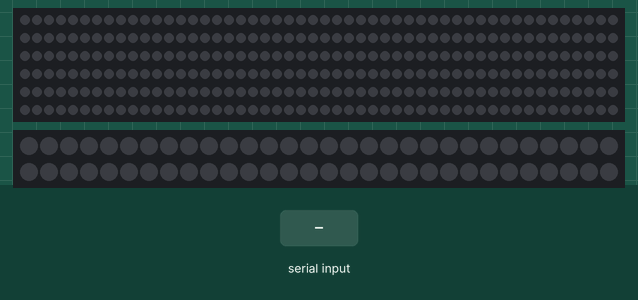
A sketch run on a simulated Arduino Uno, built with avr-gcc and run on an emulated ATmega328P. Shown: 300 RGB LEDs in strip order, left to right, continuing on the next row, 60 RGB LEDs in strip order, left to right, continuing on the next row. Inputs (shaded band) come from the test bench. Dim RGB values are drawn brighter than linear.

Above: at 1.2 s.
1.3 s: "5" received over Serial
3.1 s: "v1\n" received over Serial
At 3.9 s:
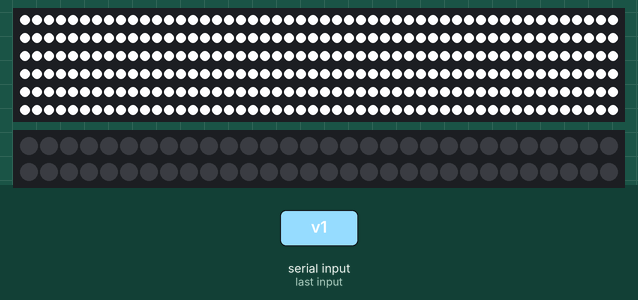
4.6 s: "2" received over Serial
At 5.3 s:
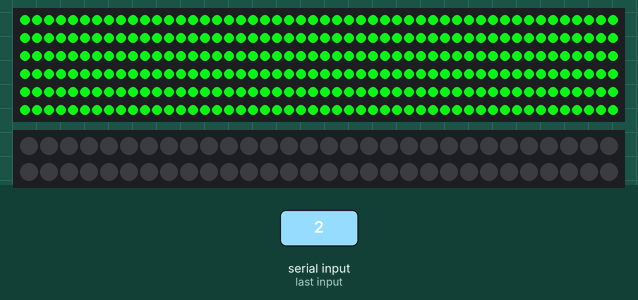
6.1 s: "3" received over Serial
At 6.4 s:
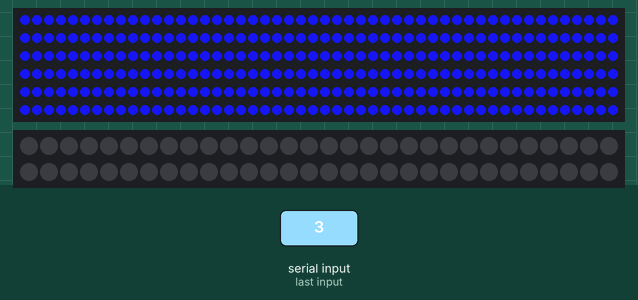
7.6 s: "4" received over Serial
At 8.8 s:
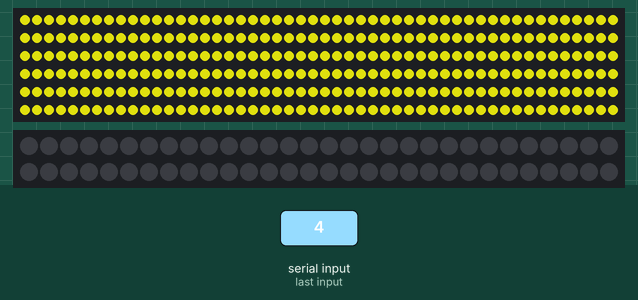
9.1 s: "5" received over Serial
At 9.35 s:
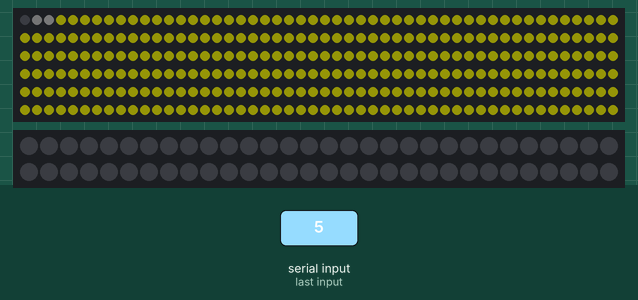
Timing chart, 0 to 11.8 s (numbered marks = the images above; inputs shaded):
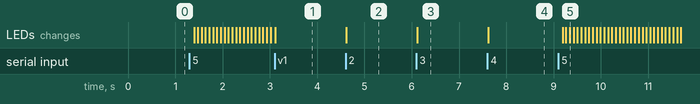

Measured:
- after the input at 3.1 s, the LEDs: change at once (image 1)
- after the input at 4.6 s, the LEDs: change at once (image 2)
- after the input at 6.1 s, the LEDs: change at once (image 3)
- after the input at 7.6 s, the LEDs: change at once (image 4)
- after the input at 9.1 s, the LEDs: first change after 0.09 s (image 5 shows a later state)

The sketch:

TeckWah_NeoPixels_Rings.ino
```cpp
/* Author: Benjamin Low
 * Last updated: 20 Jan 2016
 * Description: Teck Wah gallery NeoPixel Rings
 *
 *   NEO_KHZ800  800 KHz bitstream (most NeoPixel products w/WS2812 LEDs)
 *   NEO_KHZ400  400 KHz (classic 'v1' (not v2) FLORA pixels, WS2811 drivers)
 *   NEO_GRB     Pixels are wired for GRB bitstream (most NeoPixel products)
 *   NEO_RGB     Pixels are wired for RGB bitstream (v1 FLORA pixels, not v2)
 *
 * IMPORTANT: To reduce NeoPixel burnout risk, add 1000 uF capacitor across
 * pixel power leads, add 300 - 500 Ohm resistor on first pixel's data input
 * and minimize distance between Arduino and first pixel.  Avoid connecting
 * on a live circuit...if you must, connect GND first.
 */

#include <Adafruit_NeoPixel.h>

// Pattern types supported:
enum  pattern { NONE, SCANNER };
// Pattern directions supported:
enum  direction { FORWARD, REVERSE };

// NeoPattern Class - derived from the Adafruit_NeoPixel class
class NeoPatterns : public Adafruit_NeoPixel
{
    public:

    // Member Variables:
    pattern  ActivePattern;  // which pattern is running
    direction Direction;     // direction to run the pattern

    unsigned long Interval;   // milliseconds between updates
    unsigned long lastUpdate; // last update of position

    uint32_t Color1, Color2;  // What colors are in use
    uint16_t TotalSteps;  // total number of steps in the pattern
    int Index;  // current step within the pattern

    uint32_t pinkColor = Color(200, 40, 60);
    uint32_t greenColor = Color(10, 220, 20 );
    uint32_t blueColor = Color(20, 20, 220);
    uint32_t yellowColor = Color( 160, 160, 10);
    uint32_t whiteColor = Color(255, 255, 255);
    uint32_t redColor = Color(255, 0, 0);
    uint32_t noColor = Color(0,0,0);

    void (*OnComplete)();  // Callback on completion of pattern

    // Constructor - calls base-class constructor to initialize strip
    NeoPatterns(uint16_t pixels, uint8_t pin, uint8_t type, void (*callback)())
    :Adafruit_NeoPixel(pixels, pin, type)
    {
        OnComplete = callback;
    }

    // Update the pattern
    void Update()
    {
        if((millis() - lastUpdate) > Interval) // time to update
        {
            lastUpdate = millis();

            switch(ActivePattern)
            {
                case SCANNER:
                    ScannerUpdate();
                    break;
                default:
                    break;
            }
        }
    }

    // Increment the Index and reset at the end
    void Increment()
    {
        if (Direction == FORWARD)
        {
           Index++;

           if (Index >= TotalSteps)
            {
                Index = 0;

                if (OnComplete != NULL)
                {
                    OnComplete();
                }
            }
        }
        else // Direction == REVERSE
        {
            --Index;

            if (Index < 0)
            {
                Index = TotalSteps-1;

                if (OnComplete != NULL)
                {
                    OnComplete();
                }
            }
        }
    }

    void TurnOff() {
        ColorSet(Color(0,0,0));
    }

    void Scanner(uint32_t color1, uint8_t interval, int my_dir)
    {
        ActivePattern = SCANNER;
        Interval = interval;
        TotalSteps = numPixels();
        Color1 = color1;

        if (my_dir == 1)
        {
            Direction = FORWARD;
            Index = 0;
        }
        else if (my_dir == -1)
        {
            Direction = REVERSE;
            Index = numPixels() - 1;
        }
    }

    // Update the Scanner Pattern
    void ScannerUpdate()
    {
        for (int i = 0; i < numPixels(); i++)
        {
            if (i == Index)  // Scan Pixel to the right
            {
//                 setPixelColor(i, Wheel( ( (i * 256 / numPixels() ) + Index ) & 255) );
//                byte my_index = ( (i + Index) * 256 / numPixels() ) & 255;

//                Serial.println(my_index);

//                setPixelColor(i, Wheel(my_index) );

                    setPixelColor(i, Color1);
            }
           /*else if (i == TotalSteps - Index) // Scan Pixel to the left
            {
                 setPixelColor(i, Color1);
            }*/
            else // Fading tail
            {
                 setPixelColor(i, DimColor(getPixelColor(i)));
            }
        }
        show();
        Increment();
    }


    // Calculate 50% dimmed version of a color (used by ScannerUpdate)
    uint32_t DimColor(uint32_t color)
    {
        // Shift R, G and B components one bit to the right
        uint32_t dimColor = Color(Red(color) >> 1, Green(color) >> 1, Blue(color) >> 1);
        return dimColor;
    }

    // Set all pixels to a color (synchronously)
    void ColorSet(uint32_t color)
    {
        ActivePattern = NONE;

        for (int i = 0; i < numPixels(); i++)
        {
            setPixelColor(i, color);
        }
        show();
    }

    // Returns the Red component of a 32-bit color
    uint8_t Red(uint32_t color)
    {
        return (color >> 16) & 0xFF;
    }

    // Returns the Green component of a 32-bit color
    uint8_t Green(uint32_t color)
    {
        return (color >> 8) & 0xFF;
    }

    // Returns the Blue component of a 32-bit color
    uint8_t Blue(uint32_t color)
    {
        return color & 0xFF;
    }

    // Input a value 0 to 255 to get a color value.

    // The colours are a transition r - g - b - back to r.
    uint32_t Wheel(byte WheelPos)
    {
        WheelPos = 255 - WheelPos;

        if(WheelPos < 85)
        {
            return Color( 255 - WheelPos * 3, 0, WheelPos * 3);
        }
        else if(WheelPos < 170)
        {
            WheelPos -= 85;
            return Color(0, WheelPos * 3, 255 - WheelPos * 3);
        }
        else
        {
            WheelPos -= 170;
            return Color(WheelPos * 3, 255 - WheelPos * 3, 0);
        }
    }

}; //end of class definition

// ------------------------------------------------------
// Function prototypes for completion callback routines
// ------------------------------------------------------
void Strip1Complete();
void Strip2Complete();
void Strip3Complete();

// -----------------------------
// Object declarations
// -----------------------------
NeoPatterns Strip1(300, 2, NEO_GRB + NEO_KHZ800, &Strip1Complete);
NeoPatterns Strip2(60, 3, NEO_GRB + NEO_KHZ800, &Strip2Complete);
//NeoPatterns Strip3(300, 6, NEO_GRB + NEO_KHZ800, &Strip3Complete);

//------------------------------
// setup
//------------------------------
void setup() {
  Serial.begin(9600);

  Strip1.begin();
  Strip2.begin();
//  Strip3.begin();

//Strip1.RainbowCycle(2);
//  Strip1.Scanner( Strip1.Color(255,0,0), 100, 1);
}

//-------------------------
// The main loop
//-------------------------

void loop() {

  Strip1.Update();
//  Strip2.Update();
//  Strip3.Update();

  read_from_serial();
}

//-----------------------
// supporting functions
//-----------------------

void read_from_serial() {

  unsigned char incomingbyte = 0;

  if (Serial.available() > 0) {

    incomingbyte = Serial.read();

    if (incomingbyte == '0') {

        Strip1.ColorSet( Strip1.noColor );

    } else if (incomingbyte == '1') {

        Strip1.ColorSet( Strip1.whiteColor );

    } else if (incomingbyte == '2') {

        Strip1.ColorSet( Strip1.greenColor );

    } else if (incomingbyte == '3') {

        Strip1.ColorSet( Strip1.blueColor );

    } else if (incomingbyte == '4') {

        Strip1.ColorSet( Strip1.yellowColor );

    } else if (incomingbyte == '5') {

        Strip1.Scanner( Strip1.Color(2,2,2), 80, 1 );
    }
  }
}

// -----------------------------
// Completion callback routines
// -----------------------------

void Strip1Complete() {
  Serial.println("strip 1 complete");
//  Strip1.ColorSet( Strip1.noColor );
  //Strip1.Scanner( Strip1.Color(255,0,0), 100, 1 );
}

void Strip2Complete() {
  Serial.println("strip 2 complete");
}

void Strip3Complete() {
  Serial.println("strip 3 complete");
}
```
